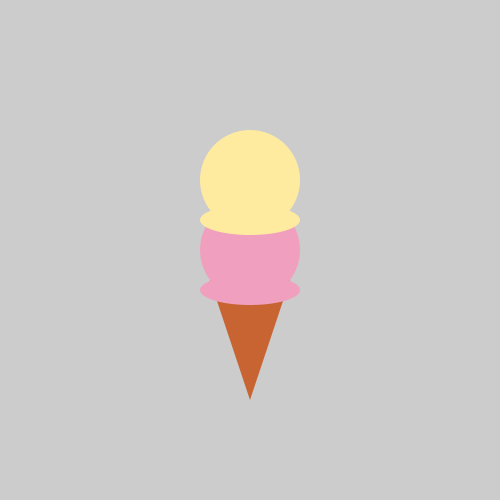
Frame 1 (no input)
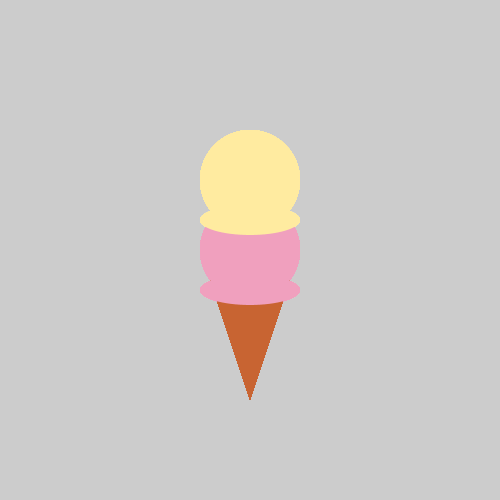
Frame 60 (the mouse pressed at the canvas centre just before this capture)
Frame 120 (the mouse held since frame 60 and released just before this capture): identical to frame 60, image omitted

The Processing sketch that drew these frames (run headless with seeded random() and noise(); from frame 60 on, the mouse is pressed at the canvas centre):

// Processing sketch: ice_cream
// ── ice_cream.pde
void setup() {
 size(500, 500); 
}

void draw(){
  drawIceCream();
}

void drawIceCream(){
  noStroke(); 
  fill(200,100,50);
  triangle(250,400,290,280,210,280);
  fill(240,160,190);
  ellipse(250,250,100,100);
  ellipse(250,290,100,30);
  fill(255,235,160);
  ellipse(250,180,100,100);
  ellipse(250,220,100,30);
}
